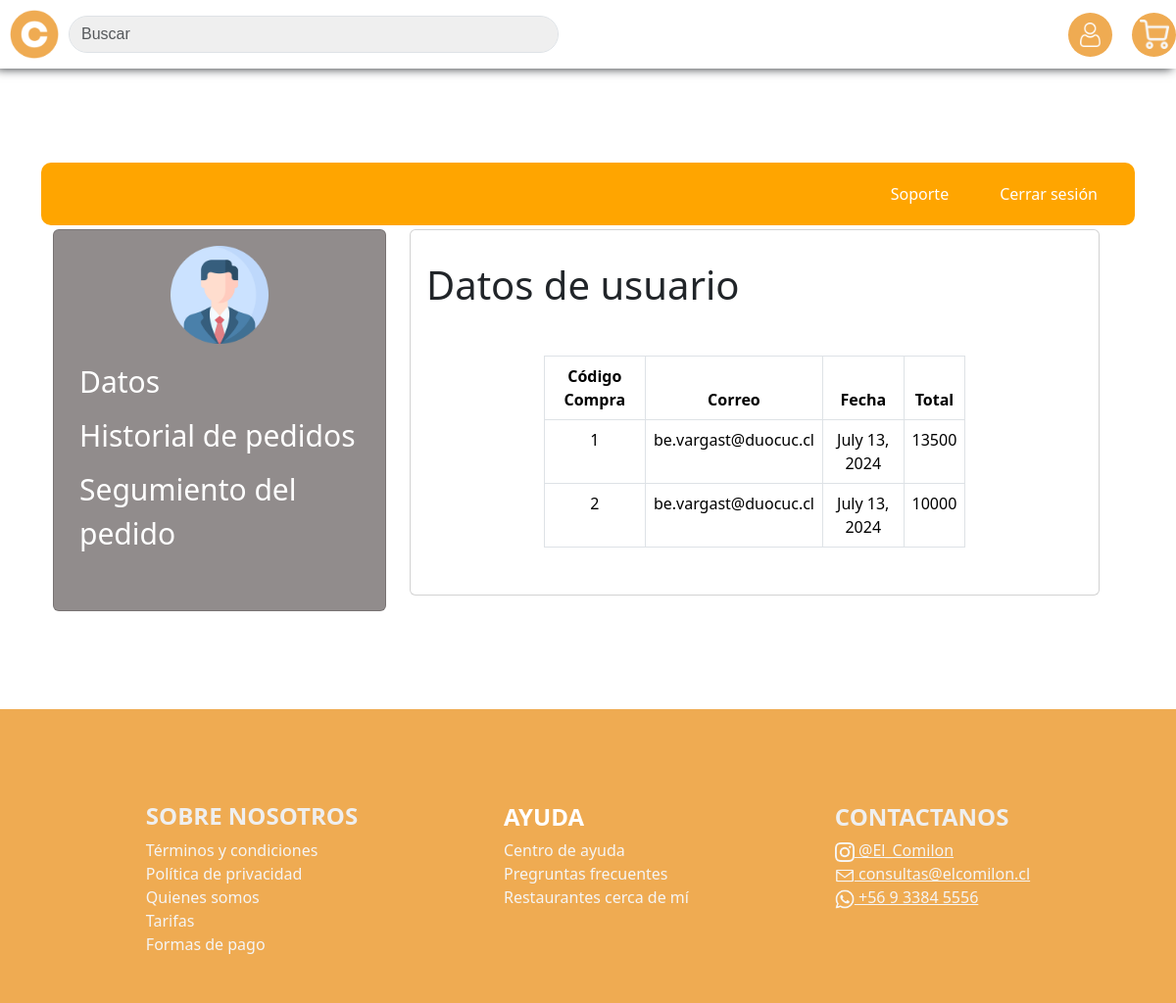
Page /Profile2 (signed in) on the earlier database version.
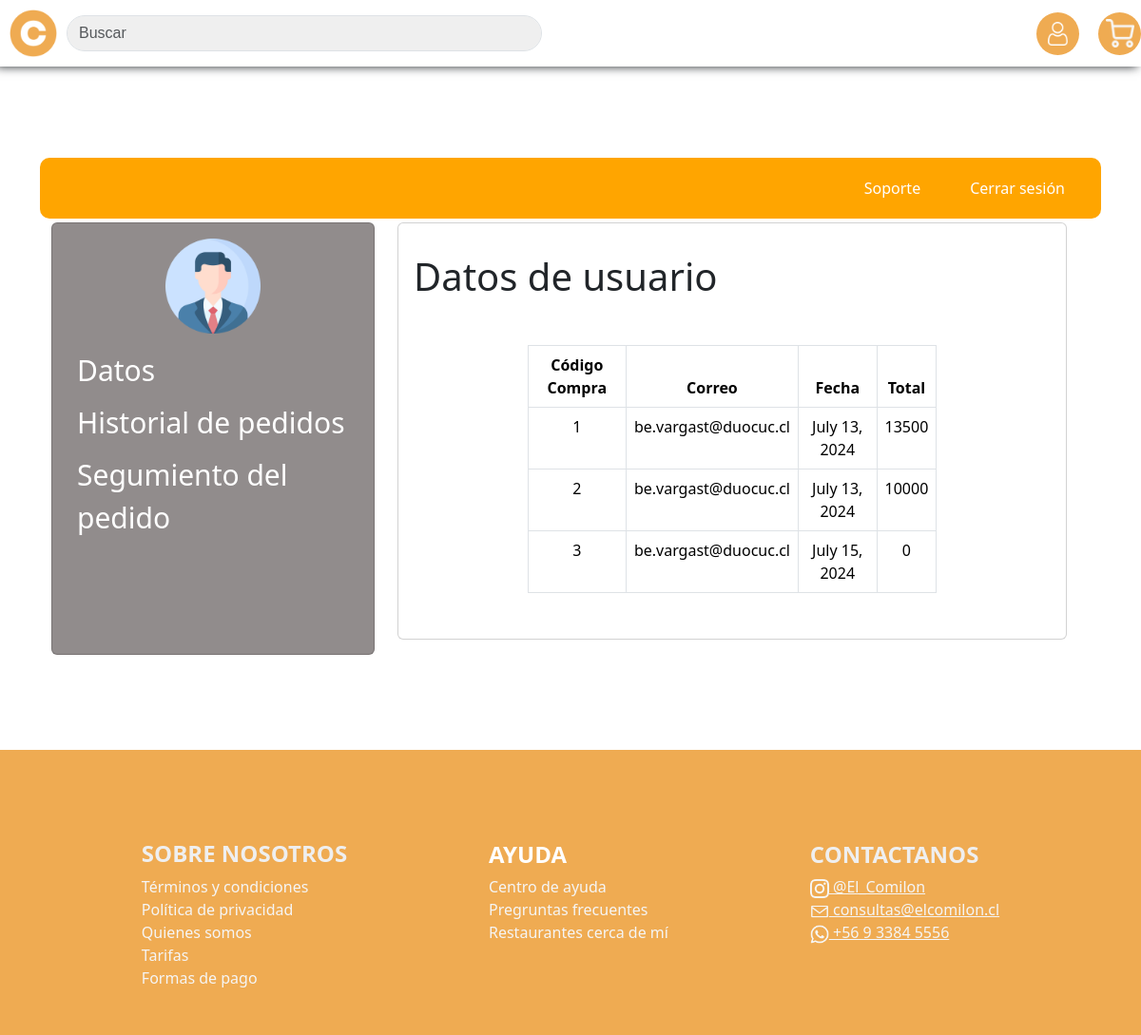
Same page on the later database version.
### ElComilon/models.py (models this page shows, shortened)
class Compra(models.Model):
    id_compra =models.AutoField(primary_key=True)
    correo_cliente = models.CharField(max_length=100)
    fecha_compra = models.DateField()
    total_compra = models.IntegerField()

### ElComilon/views.py (the view)
# urls.py: path('Profile2',views.Profile2, name='Profile2'),
@login_required(login_url="Login")
def Profile2(request):
    if request.user.is_authenticated:
        compras = Compra.objects.filter(correo_cliente= request.user.email)
        return render(request,'pages/Profile2.html',{'compras':compras})
    else:
        return render(request,"pages/index.html")

### templates/pages/Profile2.html (shortened to what this page needs)
<!DOCTYPE html>
<html lang="en">
<head>
    {% load static %}
    <link rel="stylesheet" href="{% static 'css/Perfil.css' %}">
    <link rel="stylesheet" href="{% static 'css/Navbar.css' %}">
    <link rel="stylesheet" href="{% static 'css/footer.css' %}">
    <link href="https://cdn.jsdelivr.net/npm/bootstrap@5.3.3/dist/css/bootstrap.min.css" rel="stylesheet"
>
</head>
<body>
    {% include 'bases/header.html' %}
    <main>
        <div class="container mb-5 pt-5">
            <div class="row pt-5 mx-auto">
                <div class="topbar">
                    {% if request.user.is_authenticated %}
                    <a href=" {% url 'logout' %} ">Cerrar sesión</a>
                    {% endif %}
                    <a href="">Soporte</a>
                    <a href=""></a>
                </div>
                <div class="row">
                    <div class="col-md-4 mt-1">
                        <div class="card text-center sidebar" id="lateral">
                            <div class="card-body">
                                <img src="{% static 'img/iconos/profile.png' %}" class="rounded" width="100">
                                <div class="mt-3">
                                        <a href="{% url 'Profile' %}">Datos</a>
                                        <a href="{% url 'Profile2' %}">Historial de pedidos</a>
                                        <a href="{% url 'OrderTracking' %}">Segumiento del pedido</a>
                                </div>
                            </div>
                        </div>
                    </div>
                    <div class="col-md-8 mt-1">
                        <div class="card mb-3 content" id="Contenedor-Datos">
                            <h1 class="m-3 pt-3">Datos de usuario</h1>
                            <div class="card-body" id="card-body">
                                <div class="row">
                                    <div class="col-md-8  mx-auto text-center p-3">
                                    <table class="table table-hover table-bordered">
                                        <thead>
                                            <th>Código Compra</th>
                                            <th>Correo</th>
                                            <th>Fecha</th>
                                            <th>Total</th>
                                        </thead>
                                        <tbody class="compra">
                                            {% for compra in compras %}
                                            <tr>
                                                <td>{{compra.id_compra}}</td>
                                                <td>{{compra.correo_cliente}}</td>
                                                <td>{{compra.fecha_compra}}</td>
                                                <td>{{compra.total_compra}}</td>
                                            </tr>
                                            {% endfor %}
                                        </tbody>
                                    </table>
                                    </div>
                                </div>
                            </div>
                        </div>
                    </div>
                </div>
            </div>
        </div>
    </main>
    {% include 'bases/footer.html' %}
</body>
</html>

Differences in the rows shown:
added Compra: id_compra "3", correo_cliente "be.vargast@duocuc.cl", fecha_compra "July 15, 2024", total_compra "0"
